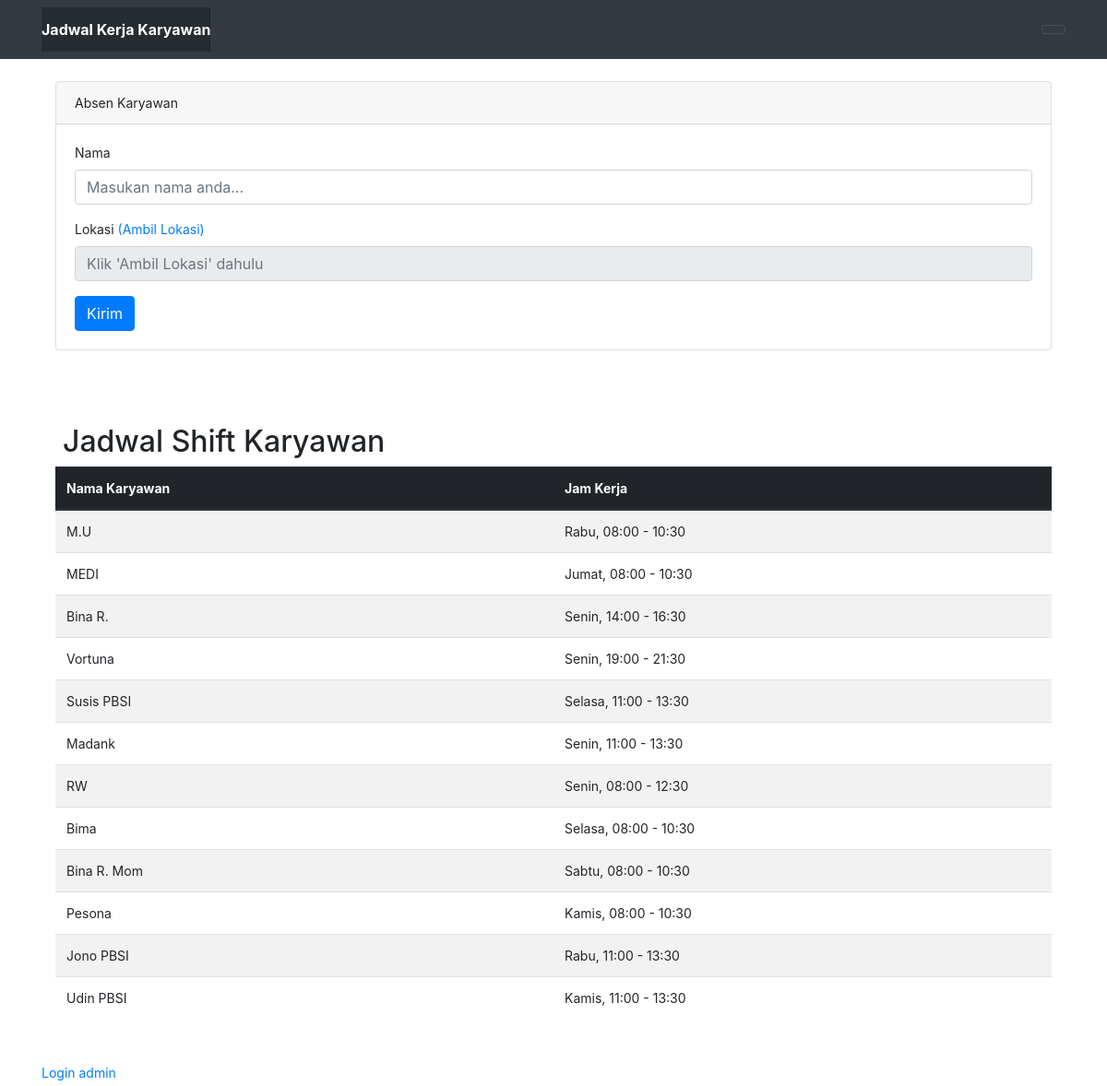
Before: / with the older database file.
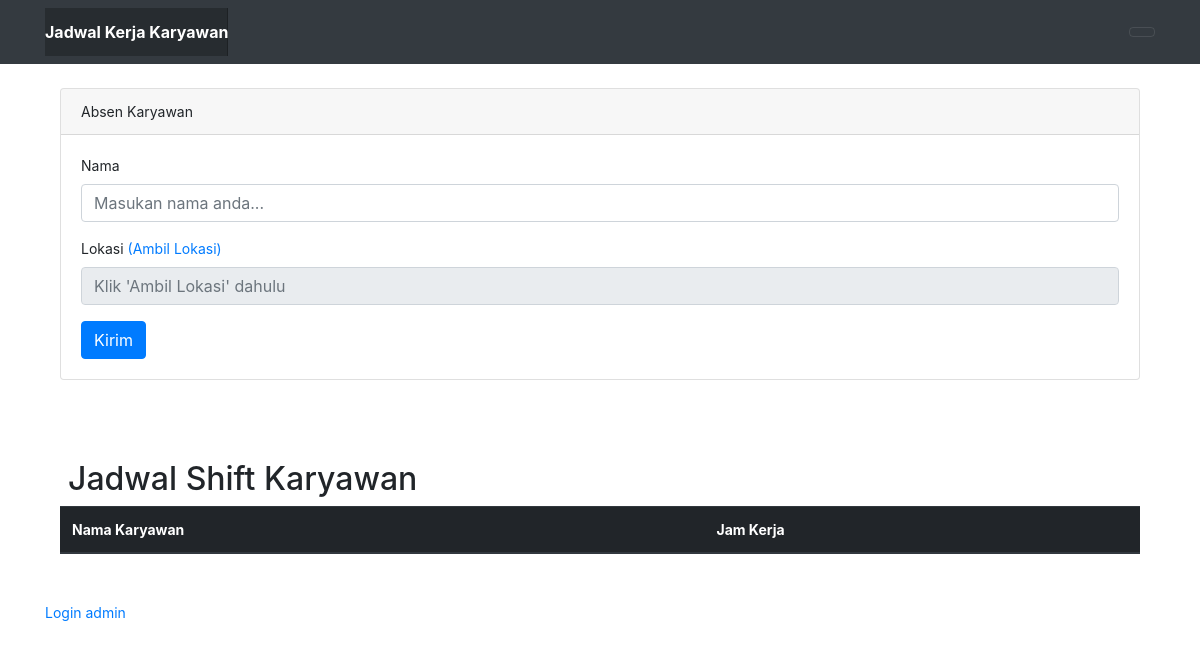
After: the same page with the newer database file.
### tables this page shows
CREATE TABLE `jadwal` (
  `id` int(255) NOT NULL,
  `nama_penyewa` varchar(255) NOT NULL,
  `waktu_sewa` varchar(255) NOT NULL
);

### application/controllers/Landing.php (called while the page is built, shortened)
<?php
class Landing extends CI_Controller{
	function __construct(){
		$this->load->model('m_admin');
		$this->load->model('crud_model');
	}
	function index(){
		$data['jadwal'] = $this->m_admin->tampil_data('jadwal')->result();
		$this->load->view('v_landing',$data);
	}
}

### index.php (called while the page is built, shortened)
<?php
require_once BASEPATH.'core/CodeIgniter.php';

### application/models/m_admin.php (called while the page is built, shortened)
<?php
class M_admin extends CI_Model{
	function tampil_data($nama_tabel){
		return $this->db->get($nama_tabel);
	}
}

### application/views/v_landing.php (the view, shortened to what this page needs)
<!doctype html>
<html lang="en">
  <head>
    <link href="<?=base_url('css/bootstrap.min.css')?>" rel="stylesheet">
    <link href="<?=base_url('css/dashboard.css')?>" rel="stylesheet">
  </head>
    <body>
	<header>
	  <div class="navbar navbar-dark bg-dark shadow-sm">
		<div class="container">
		  <a href="#" class="navbar-brand d-flex align-items-center">
			<strong>Jadwal Kerja Karyawan</strong>
		  </a>
		  <button class="navbar-toggler" type="button" data-bs-toggle="collapse" data-bs-target="#navbarHeader" aria-controls="navbarHeader" aria-expanded="false" aria-label="Toggle navigation">
		  </button>
		</div>
	  </div>
	</header>
    <main role="main" class="container">
	  <section class="container mb-5">
		<div class="card my-4">
		  <div class="card-header fw-bold">
			Absen Karyawan
		  </div>
		  <div class="card-body">
			<form method="post" action="<?=site_url('landing/landing_absen_go')?>">
			  <div class="mb-3">
				<label class="form-label">Nama</label>
				<input name="nama_karyawan" required type="text" class="form-control" placeholder="Masukan nama anda..." >
			  </div>
			  <div class="mb-3">
				<label class="form-label">Lokasi <span class="text-primary" onclick="getLocation()">(Ambil Lokasi)</span></label>
				<input required readonly name="lokasi" id="lokasi" type="text" class="form-control" placeholder="Klik 'Ambil Lokasi' dahulu" >
			  </div>
			  <button type="submit" class="btn btn-primary">Kirim</button>
			</form>
		  </div>
		</div>
		  <div class="mx-auto pt-5">
			<div class="h2 m-2">Jadwal Shift Karyawan</div>
			<table class="table table-striped table-hover" id="sortTable" width="100%" cellspacing="0">
				  <thead class="thead-dark">
					<tr>
					  <th>Nama Karyawan</th>
					  <th>Jam Kerja</th>
					</tr>
				  </thead>
				  <tbody>
					<?php foreach ($jadwal as $jadwal): ?>
					<tr>
					  <td width="150">
						<?php echo $jadwal->nama_penyewa ?>
					  </td>
					  <td width="150">
						<?php echo $jadwal->waktu_sewa ?>
					  </td>
					</tr>
					<?php endforeach; ?>
				  </tbody>
				</table>
		  </div>
	  </section>
	</main>
	<footer class="text-muted">
	  <div class="container">
		<p class="float-end text-end mb-1">
		  <a href="<?=site_url('login')?>">Login admin</a>
		</p>
	  </div>
	</footer>
    </body>
</html>

### css/dashboard.css (style rules this page uses)
body { font-size: .875rem; }
.navbar-brand { padding-top: .75rem; padding-bottom: .75rem; font-size: 1rem; background-color: rgba(0, 0, 0, .25); box-shadow: inset -1px 0 0 rgba(0, 0, 0, .25); }

Changed rows visible on the page:
removed jadwal: nama_penyewa "M.U", waktu_sewa "Rabu, 08:00 - 10:30"
removed jadwal: nama_penyewa "MEDI", waktu_sewa "Jumat, 08:00 - 10:30"
removed jadwal: nama_penyewa "Bina R.", waktu_sewa "Senin, 14:00 - 16:30"
removed jadwal: nama_penyewa "Vortuna", waktu_sewa "Senin, 19:00 - 21:30"
removed jadwal: nama_penyewa "Susis PBSI", waktu_sewa "Selasa, 11:00 - 13:30"
removed jadwal: nama_penyewa "Madank", waktu_sewa "Senin, 11:00 - 13:30"
removed jadwal: nama_penyewa "RW", waktu_sewa "Senin, 08:00 - 12:30"
removed jadwal: nama_penyewa "Bima", waktu_sewa "Selasa, 08:00 - 10:30"
removed jadwal: nama_penyewa "Bina R. Mom", waktu_sewa "Sabtu, 08:00 - 10:30"
removed jadwal: nama_penyewa "Pesona", waktu_sewa "Kamis, 08:00 - 10:30"
removed jadwal: nama_penyewa "Jono PBSI", waktu_sewa "Rabu, 11:00 - 13:30"
removed jadwal: nama_penyewa "Udin PBSI", waktu_sewa "Kamis, 11:00 - 13:30"
